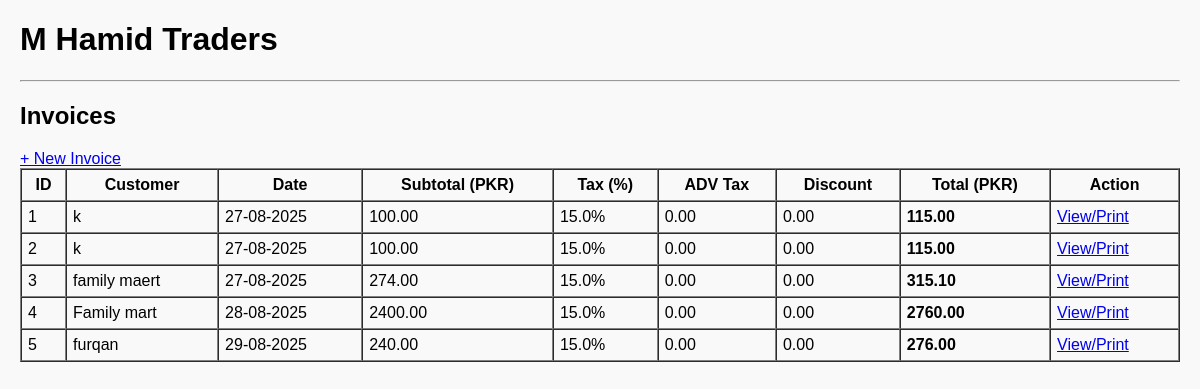
The page / on the database its author committed.
### app/models.py (models this page shows)
class Invoice(Base):
    __tablename__ = "invoices"
    id = Column(Integer, primary_key=True, index=True)
    customer_name = Column(String, nullable=False)
    address = Column(String, nullable=True)
    date = Column(DateTime, default=datetime.utcnow)
    total_amount = Column(Float, nullable=False)   # subtotal before tax/discount
    tax_rate = Column(Float, default=15.0)         # percentage
    adv_tax = Column(Float, default=0.0)
    discount = Column(Float, default=0.0)
    net_amount = Column(Float, nullable=False)     # final after tax/discount
    items = relationship(
        "InvoiceItem",
        back_populates="invoice",
        cascade="all, delete-orphan",
        lazy="selectin",
    )

### app/routes.py (the view)
@router.get("/", response_class=HTMLResponse)
def home(request: Request, db: Session = Depends(database.get_db)):
    invoices = crud.get_invoices(db)
    return templates.TemplateResponse("invoice_list.html", {"request": request, "invoices": invoices})

### app/templates/invoice_list.html
{% extends "base.html" %}
{% block content %}
<h2>Invoices</h2>
<a href="/invoice/new">+ New Invoice</a>
<table border="1" cellpadding="6" cellspacing="0" width="100%">
  <thead>
    <tr>
      <th>ID</th>
      <th>Customer</th>
      <th>Date</th>
      <th>Subtotal (PKR)</th>
      <th>Tax (%)</th>
      <th>ADV Tax</th>
      <th>Discount</th>
      <th>Total (PKR)</th>
      <th>Action</th>
    </tr>
  </thead>
  <tbody>
    {% for invoice in invoices %}
      {% set ns = namespace(subtotal=0.0) %}
      {% for item in invoice.items %}
        {% set q = item.quantity or 0 %}
        {% set p = item.unit_price or 0.0 %}
        {% set ns.subtotal = ns.subtotal + (q * p) %}
      {% endfor %}
      {% set tax_rate   = invoice.tax_rate | default(16, true) %}
      {% set adv_tax    = invoice.adv_tax  | default(0.0, true) %}
      {% set discount   = invoice.discount | default(0.0, true) %}
      {% set tax_amount = (ns.subtotal * tax_rate / 100.0) %}
      {% set grand      = ns.subtotal + tax_amount + adv_tax - discount %}
      <tr>
        <td>{{ invoice.id }}</td>
        <td>{{ invoice.customer_name }}</td>
        <td>
          {% if invoice.date and invoice.date.strftime is defined %}
            {{ invoice.date.strftime('%d-%m-%Y') }}
          {% else %}
            {{ invoice.date }}
          {% endif %}
        </td>
        <td>{{ '%.2f' % ns.subtotal }}</td>
        <td>{{ tax_rate }}%</td>
        <td>{{ '%.2f' % adv_tax }}</td>
        <td>{{ '%.2f' % discount }}</td>
        <td><strong>{{ '%.2f' % grand }}</strong></td>
        <td><a href="/invoice/{{ invoice.id }}">View/Print</a></td>
      </tr>
    {% endfor %}
  </tbody>
</table>
{% endblock %}

### app/templates/base.html (shortened to what this page needs)
<!DOCTYPE html>
<html>
<head>
    <link rel="stylesheet" href="/static/style.css">
</head>
<body>
    <h1>M Hamid Traders</h1>
    <hr>
    {% block content %}{% endblock %}
</body>
</html>

### app/static/style.css (style rules this page uses)
body { font-family: 'Arial', sans-serif; margin: 20px; background: #f9f9f9; }

### rows shown on the page
Invoice: id "1", customer_name "k", date "27-08-2025", subtotal "100.00", tax_rate "15.0", adv_tax "0.00", discount "0.00", net_amount "115.00"
Invoice: id "2", customer_name "k", date "27-08-2025", subtotal "100.00", tax_rate "15.0", adv_tax "0.00", discount "0.00", net_amount "115.00"
Invoice: id "3", customer_name "family maert", date "27-08-2025", subtotal "274.00", tax_rate "15.0", adv_tax "0.00", discount "0.00", net_amount "315.10"
Invoice: id "4", customer_name "Family mart", date "28-08-2025", subtotal "2400.00", tax_rate "15.0", adv_tax "0.00", discount "0.00", net_amount "2760.00"
Invoice: id "5", customer_name "furqan", date "29-08-2025", subtotal "240.00", tax_rate "15.0", adv_tax "0.00", discount "0.00", net_amount "276.00"
